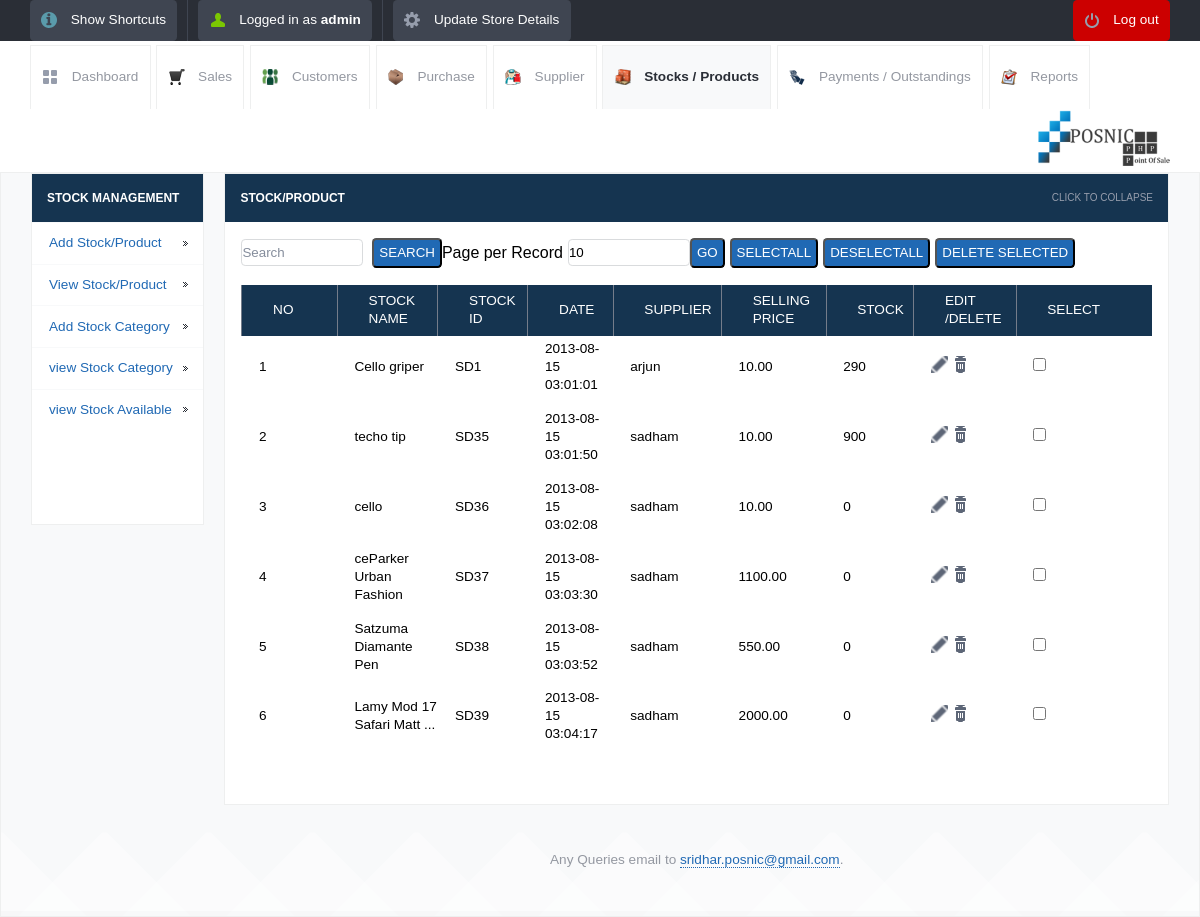
The page /view_product.php (signed in) on the database its author committed.
### tables this page shows
CREATE TABLE IF NOT EXISTS `stock_details` (
  `id` int(10) unsigned NOT NULL AUTO_INCREMENT,
  `stock_id` varchar(120) NOT NULL,
  `stock_name` varchar(120) NOT NULL,
  `stock_quatity` int(11) NOT NULL,
  `supplier_id` varchar(250) NOT NULL,
  `company_price` decimal(10,2) NOT NULL,
  `selling_price` decimal(10,2) NOT NULL,
  `category` varchar(120) NOT NULL,
  `date` timestamp NOT NULL DEFAULT CURRENT_TIMESTAMP ON UPDATE CURRENT_TIMESTAMP,
  `expire_date` datetime NOT NULL,
  `uom` varchar(120) NOT NULL,
  PRIMARY KEY (`id`)
);

### config.php (called while the page is built)
<?php $config["database"] = "Integral"; $config["host"]= "localhost";$config["username"]= "homestead"; $config["password"]= "secret";?>

### lib/db.class.php (called while the page is built, shortened)
<?php
  class DB
  {
    var $connection;
    function DB($base, $server, $user, $pass)
    {
      $this->connection = mysqli_connect($server, $user, $pass,"Integral",33060);
    }
    function queryUniqueValue($query, $debug = -1)
    {
      $query = "$query LIMIT 1";
      $result = mysqli_query($this->connection,$query) or $this->debugAndDie($query);
      $line = mysqli_fetch_row($result);
      return $line[0];
    }
    function getMicroTime()
    {
      list($msec, $sec) = explode(' ', microtime());
      return floor($sec / 1000) + $msec;
    }
    function getConnection()
    {
      return $this->connection;
    }
  }
?>

### init.php (called while the page is built, shortened)
<?php
	include("lib/db.class.php");
	$db = new DB($config['database'], $config['host'], $config['username'], $config['password']);
?>

### view_product.php (the view, shortened to what this page needs)
<?php
include_once("init.php");
?>
<!DOCTYPE html>
<html lang="en">
<head>
	<link rel="stylesheet" href="css/style.css">
	<?php include_once("tpl/common_js.php"); ?>
<link rel="stylesheet"  href="dist/js/jquery.alerts.css" >
</head>
<body>
	<?php include_once("tpl/top_bar.php"); ?>
	<div id="header-with-tabs">
		<div class="page-full-width cf">
			<ul id="tabs" class="fl">
				<li><a href="dashboard.php" class="dashboard-tab">Dashboard</a></li>
				<li><a href="view_sales.php" class="sales-tab">Sales</a></li>
				<li><a href="view_customers.php" class=" customers-tab">Customers</a></li>
				<li><a href="view_purchase.php" class="purchase-tab">Purchase</a></li>
				<li><a href="view_supplier.php" class=" supplier-tab">Supplier</a></li>
				<li><a href="view_product.php" class="active-tab stock-tab">Stocks / Products</a></li>
				<li><a href="view_payments.php" class="payment-tab">Payments / Outstandings</a></li>
				<li><a href="view_report.php" class="report-tab">Reports</a></li>
			</ul>
			<a href="#" id="company-branding-small" class="fr"><img src="<?php if(isset($_SESSION['logo'])) { echo "upload/".$_SESSION['logo'];}else{ echo "upload/posnic.png"; } ?>" alt="Point of Sale" /></a>
		</div>
	</div>
	<div id="content">
		<div class="page-full-width cf">
			<div class="side-menu fl">
				<h3>Stock Management</h3>
				<ul>
					<li><a href="add_stock.php">Add Stock/Product</a></li>
					<li><a href="view_product.php">View Stock/Product</a></li>
					<li><a href="add_category.php">Add Stock Category</a></li>
					<li><a href="view_category.php">view Stock Category</a></li>
					<li><a href="view_stock_availability.php">view Stock Available</a></li>
				</ul>
				     <div style="background: #ffffff">
<ins class="adsbygoogle"
     style="display:inline-block;width:120px;height:90px"
     data-ad-client="ca-pub-5212135413309920"
     data-ad-slot="3677012951"></ins>
                                </div>
			</div>
			<div class="side-content fr">
				<div class="content-module">
					<div class="content-module-heading cf">
						<h3 class="fl">Stock/Product</h3>
						<span class="fr expand-collapse-text">Click to collapse</span>
					</div>
						<div class="content-module-main cf">
					<table>
<form action="" method="post" name="search" >
    <input name="searchtxt" type="text" class="round my_text_box" placeholder="Search" >
&nbsp;&nbsp;<input name="Search" type="submit" class="my_button round blue   text-upper" value="Search">
</form>
 <form action="" method="get" name="limit_go">
    Page per Record<input name="limit" type="text" class="round my_text_box" id="search_limit" style="margin-left:5px;" value="<?php if(isset($_GET['limit'])) echo $_GET['limit']; else echo "10"; ?>" size="3" maxlength="3">
    <input name="go"  type="button" value="Go" class=" round blue my_button  text-upper" onclick="return confirmLimitSubmit()">
</form>
<form name="deletefiles" action="delete.php" method="post">
<input type="button" name="selectall" value="SelectAll" class="my_button round blue   text-upper" onClick="checkAll()"  style="margin-left:5px;"/>
<input type="button" name="unselectall" value="DeSelectAll" class="my_button round blue   text-upper" onClick="uncheckAll()" style="margin-left:5px;" />
<input name="dsubmit" type="button" value="Delete Selected" class="my_button round blue   text-upper" style="margin-left:5px;" onclick="return confirmDeleteSubmit()"/>
					<table>
		<?php
	$limit = 10;
	$page = $_GET['page'];
	if($page)
		$start = ($page - 1) * $limit;
	else
		$start = 0;
	$sql = "SELECT * FROM stock_details LIMIT $start, $limit ";
	$result = mysqli_query($db->getConnection(),$sql);
	if ($page == 0) $page = 1;
	$pagination = "";
?>
							<tr>
								<th>No</th>
								<th>Stock Name</th>
								<th>Stock Id</th>
								<th>Date</th>
								<th>Supplier</th>
								<th>Selling Price</th>
								<th>Stock</th>
								<th>Edit /Delete</th>
                                                                <th>Select</th>
							</tr>
<?php $i=1; $no=$page-1; $no=$no*$limit;
while($row = mysqli_fetch_array($result))
{
 ?>
	<tr>
   <td> <?php echo $no+$i; ?></td>
   <td><?php echo $row['stock_name']; ?></td>
      <td> <?php echo $row['stock_id'];?></td>
      <td> <?php echo $row['date'];?></td>
   <td> <?php echo $row['supplier_id']; ?></td>
   <td> <?php echo $row['selling_price']; ?></td>
   <td> <?php $quantity = $db->queryUniqueValue("SELECT quantity FROM stock_avail WHERE name='".$row['stock_name']."'"); echo $quantity; ?></td>
    <td>	<a href="update_stock.php?sid=<?php echo $row['id'];?>&table=stock_details&return=view_product.php"	class="table-actions-button ic-table-edit">
	</a>
<a  href="javascript:confirmSubmit(<?php echo $row['id'];?>,'stock_details','view_product.php')" class="table-actions-button ic-table-delete"></a>
    </td>
	<td><input type="checkbox" value="<?php echo $row['id']; ?>" name="checklist[]" id="check_box" /></td>
</tr>
<?php $i++; } ?>
 <tr>
       <td align="center"><div style="margin-left:20px;"><?php echo $pagination; ?></div></td>
      </tr>
</table>
</form>
		</div>
	</div>
		<div id="footer">
		<p>Any Queries email to <a href="mailto:sridhar.posnic@gmail.com?subject=Stock%20Management%20System">sridhar.posnic@gmail.com</a>.</p>
	</div>
</body>
</html>

### rows shown on the page
stock_details: i "1", stock_name "Cello griper", stock "SD1", date "2013-08-15 03:01:01", supplier "arjun", selling_price "10.00", quantity "290"
stock_details: i "2", stock_name "techo tip", stock "SD35", date "2013-08-15 03:01:50", supplier "sadham", selling_price "10.00", quantity "900"
stock_details: i "3", stock_name "cello", stock "SD36", date "2013-08-15 03:02:08", supplier "sadham", selling_price "10.00", quantity "0"
stock_details: i "4", stock_name "ceParker Urban Fashion", stock "SD37", date "2013-08-15 03:03:30", supplier "sadham", selling_price "1100.00", quantity "0"
stock_details: i "5", stock_name "Satzuma Diamante Pen", stock "SD38", date "2013-08-15 03:03:52", supplier "sadham", selling_price "550.00", quantity "0"
stock_details: i "6", stock_name "Lamy Mod 17 Safari Matt ...", stock "SD39", date "2013-08-15 03:04:17", supplier "sadham", selling_price "2000.00", quantity "0"

### other values the page prints
$POSNIC['username'] "admin"
